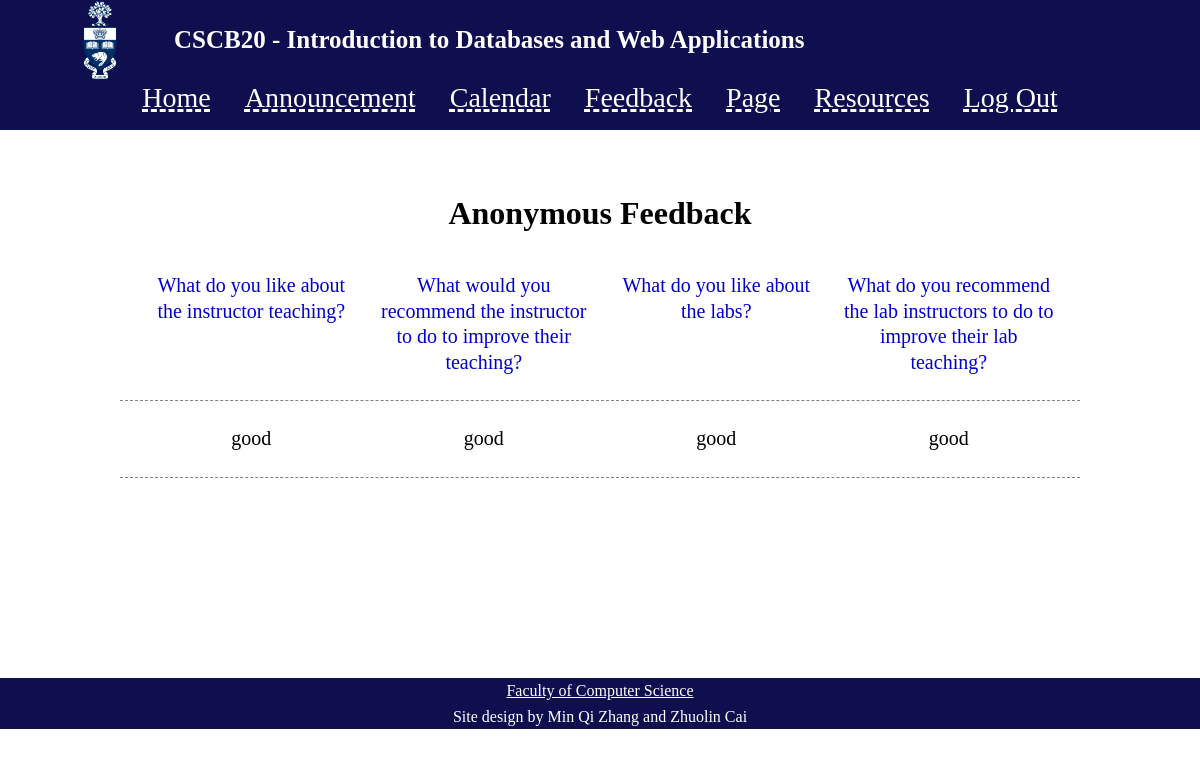
/instructor/feedback (signed in), run on the app's committed database.
### tables this page shows
CREATE TABLE "feedback" (
	"TID"	TEXT,
	"like_t"	TEXT,
	"recommend_t"	TEXT,
	"like_l"	TEXT,
	"recommend_l"	TEXT
);

### app.py (the view)
@app.route('/instructor/feedback')
def ifeedback():
	app.logger.info(session.get('username'))
	if 'username' in session:
		if session.get('usertype') == 'instructor':
			sql1 = """
					SELECT *
					FROM feedback
					"""
			results = db.engine.execute(text(sql1))
			return render_template('ifeedback.html', data=results)
	return render_template('warnings.html', warning='notlogin')

### templates/ifeedback.html (shortened to what this page needs)
<!DOCTYPE html>
<html>
<head>
    <link rel="stylesheet" href="{{ url_for('static', filename='ifeedback.css') }}">
    <link rel="stylesheet" href="{{ url_for('static', filename='basic_style.css') }}">
</head>
<body>
    <header id="main-header">
        <div class="container">
            <img src="../static/ut-logo.png">
            <b>CSCB20 - Introduction to Databases and Web Applications</b>
        </div>
    </header>
    <nav id="navbar">
        <div class="container">
            <ul>
                <li><a href="/index">Home</a></li>
                <li><a href="/announcement">Announcement</a></li>
                <li><a href="/calendar">Calendar</a></li>
                <li><a href="/student/feedback">Feedback</a></li>
                <li><a href="/">Page</a></li>
                <li><a href="/resources">Resources</a>
                </li>
                <li><a href="/logout">Log Out</a></li>
            </ul>
        </div>
    </nav>
    <div class="blank"></div>
    <div class="container">
        <h1 class="centre">Anonymous Feedback</h1>
    </div>
        <div class="container4">
            <div class="box">
                <div class="ques">What do you like about the instructor teaching? </div>
                <div class="ques">What would you recommend the instructor to do to improve their teaching?</div>
                <div class="ques">What do you like about the labs?</div>
                <div class="ques">What do you recommend the lab instructors to do to improve their lab teaching?</div>
            </div>
        </div>
        <div class="container4">
            {% for row in data %}
                <div class="box">
                    <div>{{row.like_t}}</div>
                    <div>{{row.recommend_t}}</div>
                    <div>{{row.like_l}}</div>
                    <div>{{row.recommend_l}}</div>
                </div>
            {% endfor %}
        </div>
    <div class="blank"></div>
    <div class="blank"></div>
    <div class="blank"></div>
    <div class="blank"></div>
    <footer id="main-footer">
        <div>
            <a href="http://web.cs.toronto.edu/">Faculty of Computer Science</a>
        </div>
        Site design by Min Qi Zhang and Zhuolin Cai
    </footer>
</body>
</html>

### static/ifeedback.css (style rules this page uses)
.centre { text-align: center; }
.container4 { width: 80%; margin: auto; overflow: hidden; text-align: auto; font-size: 20px; }
@media (min-width:500px) { .box { display: flex; justify-content: space-evenly; padding: 15px; border-bottom: 1px dashed gray; } }
.box div { flex-basis: 0; flex-grow: 1; text-align: center; padding: 10px; }
.ques { color: mediumblue; }

### static/basic_style.css (style rules this page uses)
body { background-color: white; color: black; margin: 0px; font-family: 'Times New Roman', Times, serif; font-size: 16px; line-height: 1.6em; }
img { width: 80px; vertical-align: middle; }
.blank { padding-top: 50px; }
#main-header { width: 100%; position: fixed; background-color: rgb(15, 15, 80); color: white; }
#main-header b { padding-left: 30px; font-size: 25px; vertical-align: middle; }
#navbar { text-align: center; width: 100%; padding-top: 70px; background: rgb(15, 15, 80); }
#navbar ul { margin: 0; padding: 0; list-style: none; background-color: rgb(15, 15, 80); }
#navbar ul li { display: inline-block; padding: 15px; background-color: rgb(15, 15, 80); }
#navbar a { text-decoration-style: dashed; color: white; font-size: 28px; }
#main-footer { background: rgb(15, 15, 80); color: white; text-align: center; position: relative; }
#main-footer a { color: white; }
.container { width: 90%; margin: auto; overflow: hidden; }
.container a { color: tomato; }

### data on the page
feedback: like_t "good", recommend_t "good", like_l "good", recommend_l "good"
